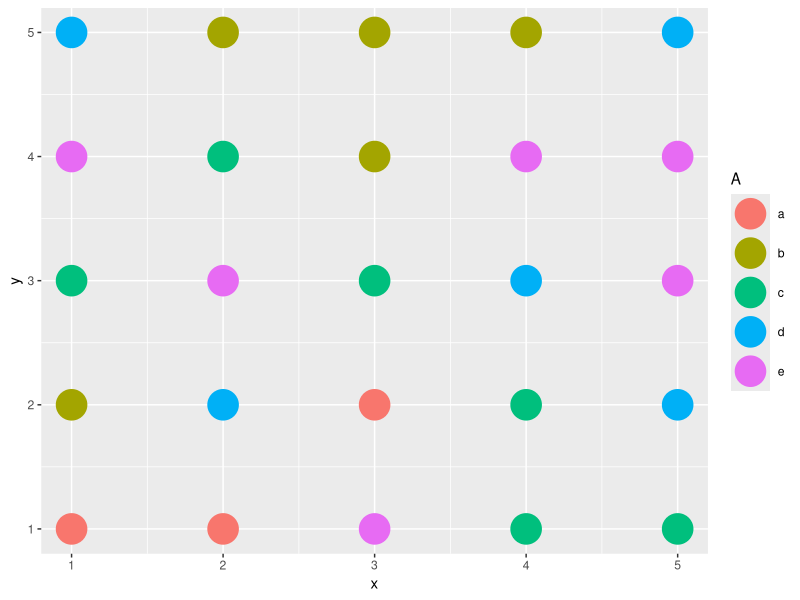
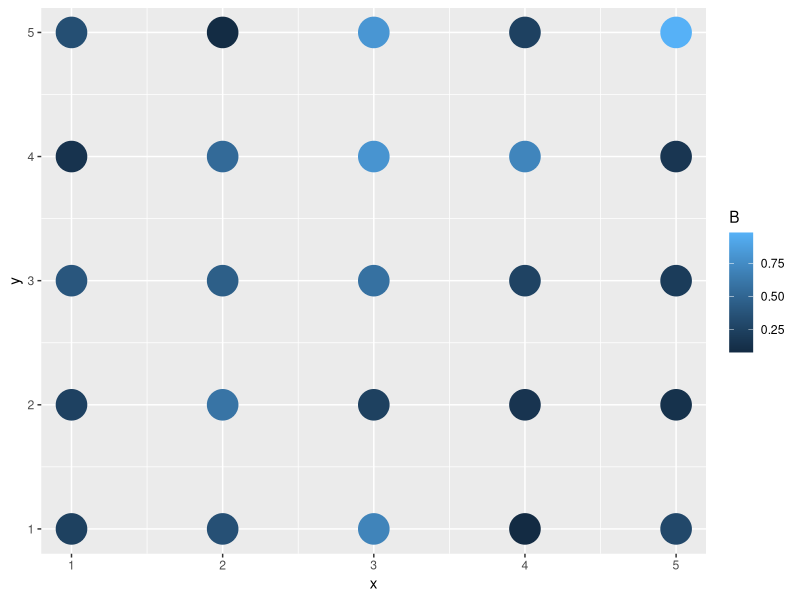
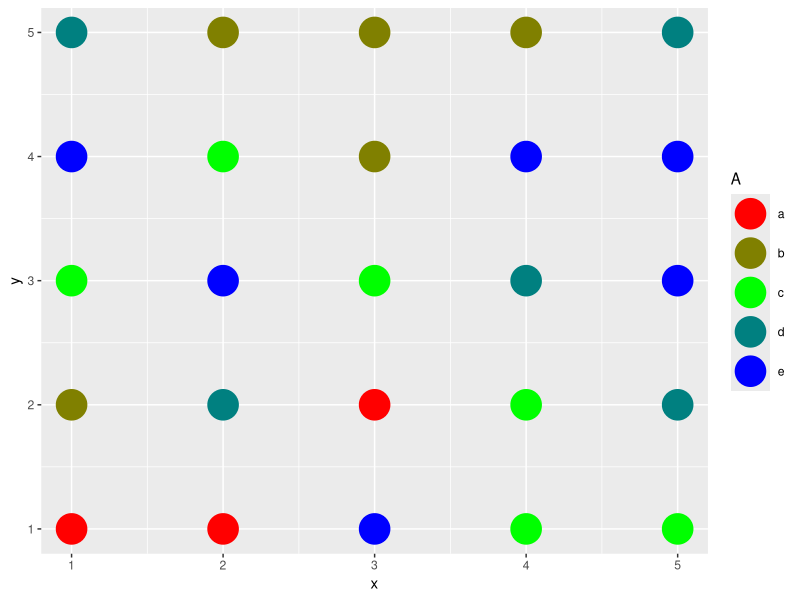
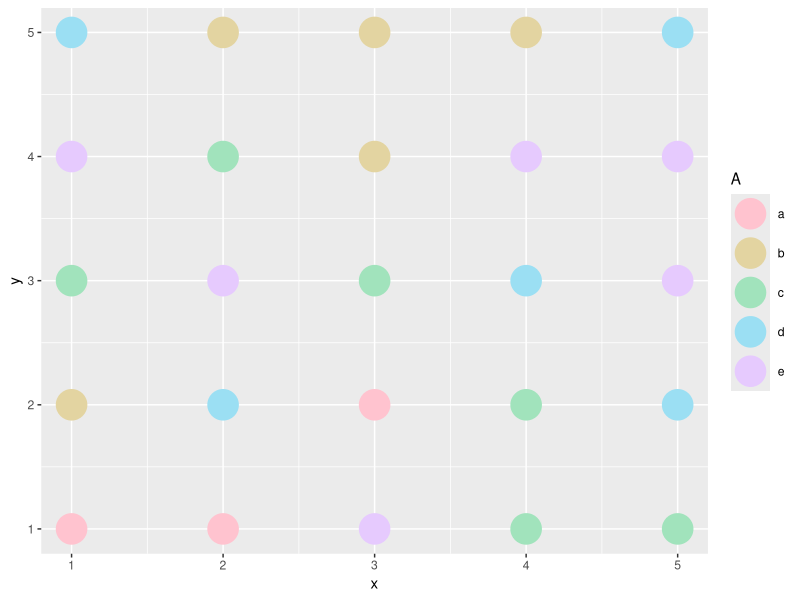
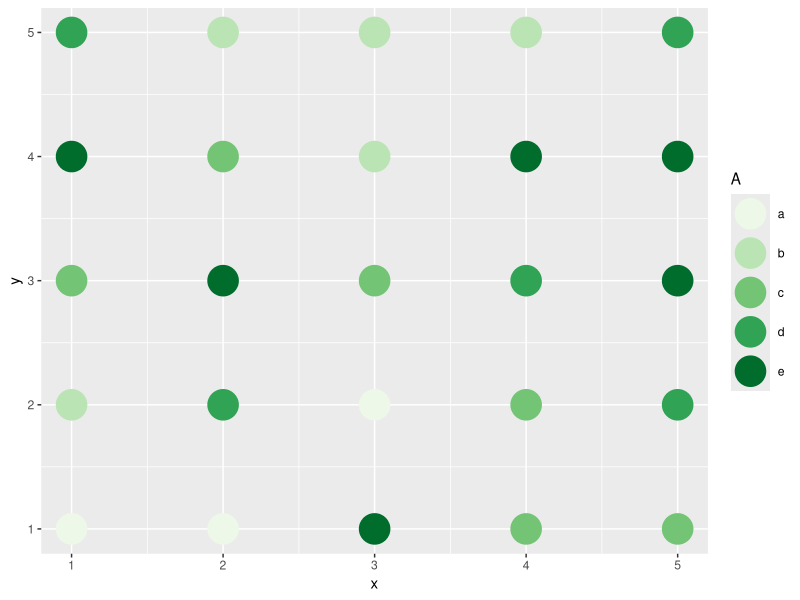
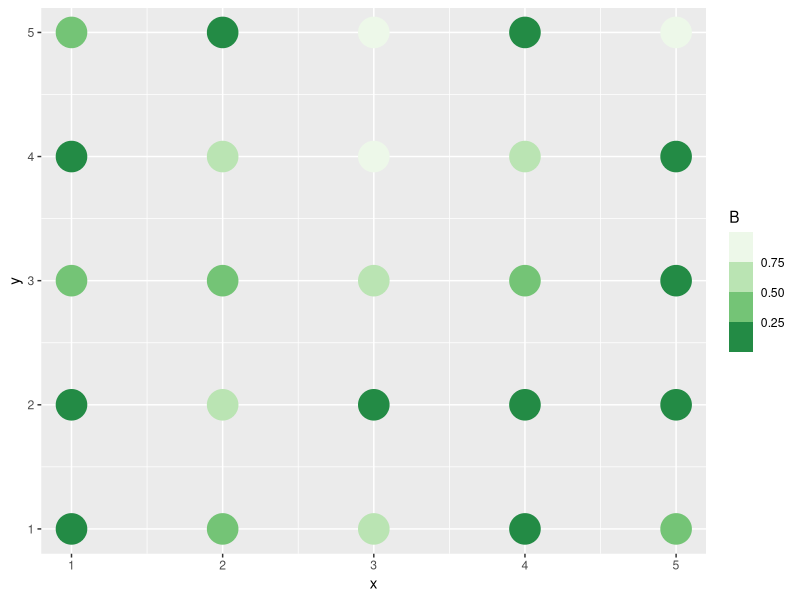
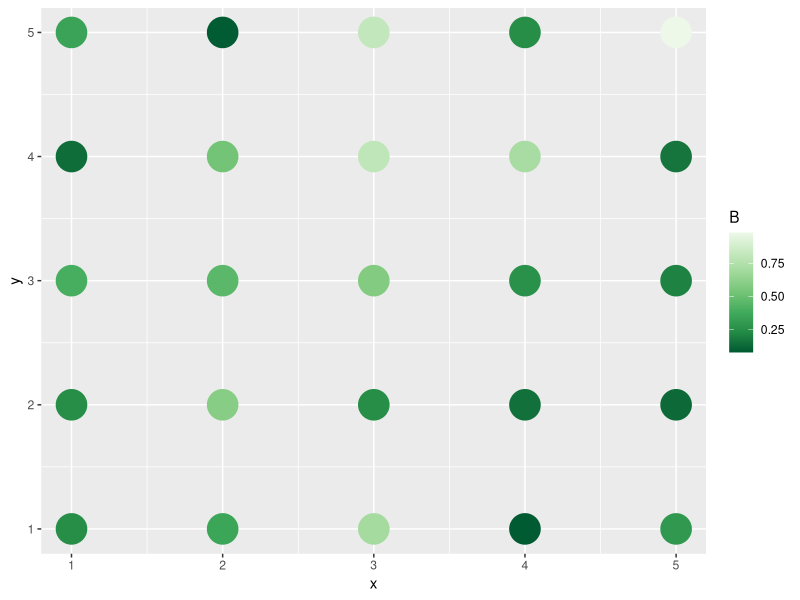
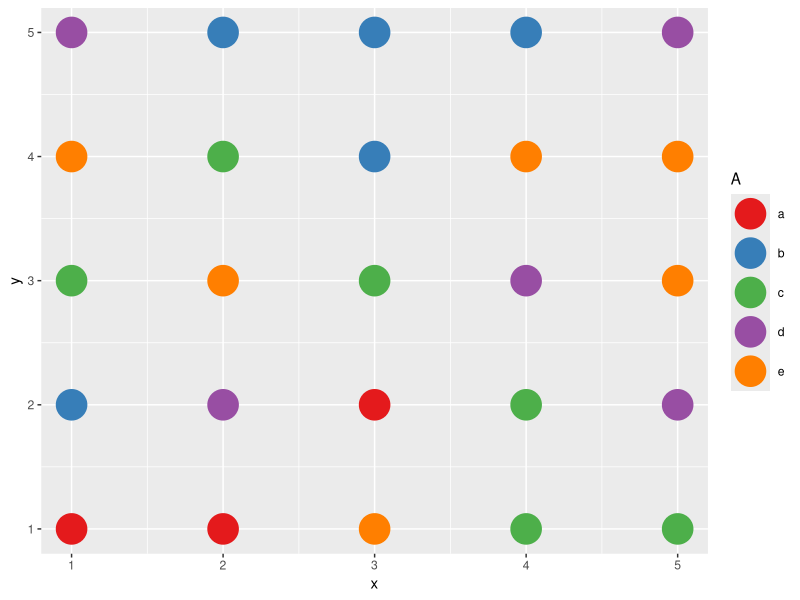

These charts were generated, in order, by the following R code:
## ---- chunk 1
knitr::opts_chunk$set(echo = TRUE)
library(tidyverse, quietly = TRUE)
## ---- chunk 2
dt1 <- expand.grid(x = 1:5, y = 1:5) |>
  mutate(A = sample(letters[1:5], 25, replace = TRUE),
         B = runif(25))
p1 <- dt1 |> ggplot(aes(x, y, color = A)) + geom_point(size = 10)
p1
p2 <- dt1 |> ggplot(aes(x, y, color = B)) + geom_point(size = 10)
p2
## ---- chunk 3
rgb(0.9, 0.1, 0.5, 1.0)
rgb(1,1,1,0.5)
rgb(0,1,1,1)
colours_rgb <- c(rgb(1, 0, 0), rgb(0.5, 0.5, 0), rgb(0, 1, 0), rgb(0, 0.5, 0.5), rgb(0, 0, 1) )
p1 + scale_color_manual(values = colours_rgb)
# p2 + scale_color_manual(values = colours_rgb, breaks = (0:5)/5) # error
## ---- chunk 4
hcl(0, 35, 85)
hcl(50, 0, 85)
colours_hcl <- hcl((0:4)*360/5, 40, 85) # h is 0-360, c and l are 0-100, but not all values correspond to colours the computer can display
p1 + scale_color_manual(values = colours_hcl)
## ---- chunk 5
p1 + scale_color_brewer(palette = "Greens")  # discrete colours, dicrete data
p2 + scale_color_fermenter(palette = "Greens") # discrete colours, continuous data
p2 + scale_color_distiller(palette = "Greens") # continuous colours, continuous data
## ---- chunk 6
p1 + scale_color_brewer(palette = "Set1")  # discrete colours, dicrete data
p2 + scale_color_fermenter(palette = "Set1") # discrete colours, continuous data
p2 + scale_color_distiller(palette = "Set1") # continuous colours, continuous data
## ---- chunk 7
# library(viridisLite)
p1 + scale_color_viridis_d(begin = 0, end = 1)  # discrete
p2 + scale_color_viridis_b(begin = 0, end = 1)  # binned
p2 + scale_color_viridis_c(begin = 0, end = 1)  # continuous
